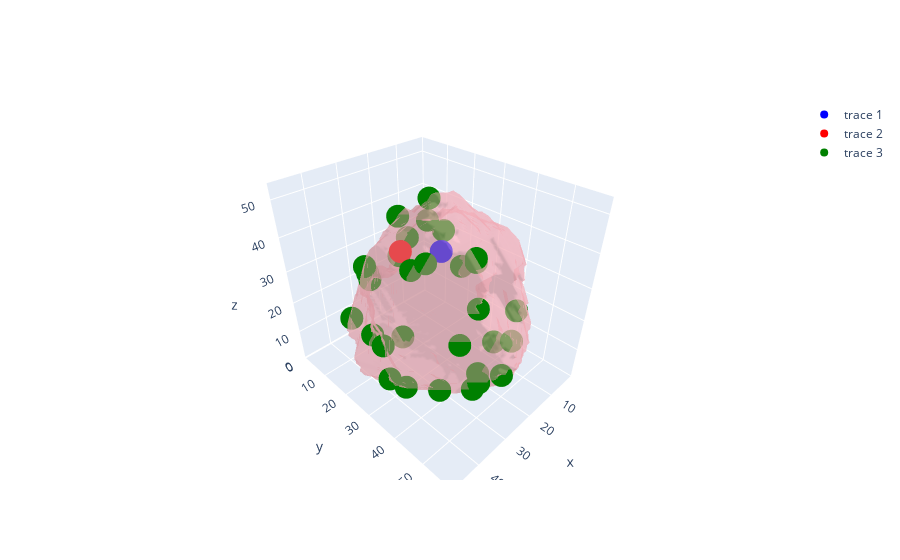

This figure's notebook cell:
### Code cell
points = cj.T
points = points[:, [1, 0, 2]].astype(np.float64)
uniform_points = rk.sample_faces(vertices, faces, 30)

x, y, z = vertices.T
i, j, k = faces.T

mesh = go.Mesh3d(x=x, y=y, z=z, i=i, j=j, k=k, color='lightpink', opacity=0.50)
fig = go.Figure(data=[mesh])
fig.add_trace(go.Scatter3d(x=points[:,0], y=points[:,1], z=points[:,2], mode='markers', marker=dict(size=8, color='blue')))
# fig.add_trace(go.Scatter3d(x=points[:,0], y=points[:,2], z=points[:,1], mode='markers', marker=dict(size=8, color='magenta')))
fig.add_trace(go.Scatter3d(x=points[:,1], y=points[:,0], z=points[:,2], mode='markers', marker=dict(size=8, color='red')))
# plot th uniform points
fig.add_trace(go.Scatter3d(x=uniform_points[:,0], y=uniform_points[:,1], z=uniform_points[:,2], mode='markers', marker=dict(size=8, color='green')))
fig.show()

### Figure 1 — Plotly figure (JSON) as saved in the notebook; plotly's stock layout.template omitted (floating-point values rounded to 4 significant figures; data arrays with more than 128 entries replaced by an {"elided": "..."} marker saying what was removed)
{"data": [{"color": "lightpink", "i": {"elided": "23072 int values"}, "j": {"elided": "23072 int values"}, "k": {"elided": "23072 int values"}, "opacity": 0.5, "type": "mesh3d", "x": {"elided": "11538 float values"}, "y": {"elided": "11538 float values"}, "z": {"elided": "11538 float values"}}, {"marker": {"color": "blue", "size": 8}, "mode": "markers", "type": "scatter3d", "x": [23], "y": [30], "z": [38]}, {"marker": {"color": "red", "size": 8}, "mode": "markers", "type": "scatter3d", "x": [30], "y": [23], "z": [38]}, {"marker": {"color": "green", "size": 8}, "mode": "markers", "type": "scatter3d", "x": [33.01, 36.02, 39.31, 29.67, 43.5, 9.216, 44.49, 21.93, 29.72, 37.77, 14.51, 25.83, 28.37, 19.95, 34.97, 30.72, 26.27, 15.0, 40.74, 28.15, 33.59, 36.9, 7.876, 35.98, 24.35, 13.48, 40.6, 22.29, 10.27, 25.59], "y": [52.05, 42.51, 37.09, 8.763, 31.04, 17.42, 34.0, 16.5, 46.49, 49.97, 47.5, 17.14, 6.101, 22.13, 14.47, 48.49, 18.21, 42.24, 23.25, 54.69, 50.94, 39.03, 23.46, 6.917, 27.31, 47.21, 35.26, 43.24, 30.77, 17.1], "z": [16.56, 9.037, 43.18, 22.82, 21.15, 33.86, 13.01, 36.16, 46.01, 29.75, 14.75, 4.505, 23.23, 42.49, 32.1, 9.912, 44.43, 11.51, 18.13, 17.34, 37.56, 44.6, 24.09, 11.57, 51.45, 24.02, 8.101, 5.46, 29.63, 32.46]}], "layout": {}}
